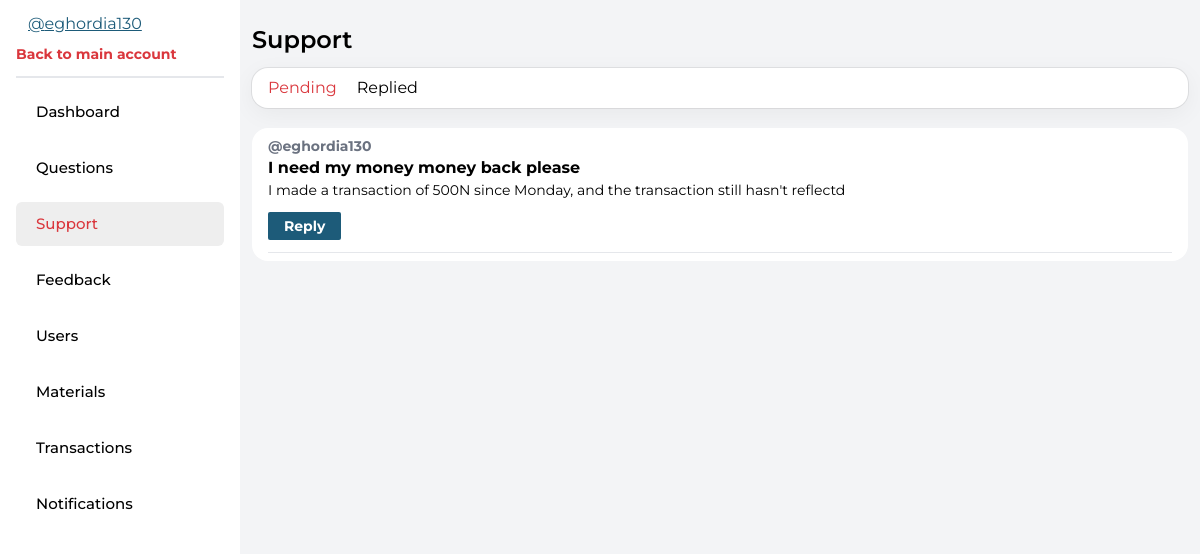
/support (signed in), run on the app's committed database.
### main.py (models this page shows, shortened)
class Users(db.Model, UserMixin):
    id = db.Column(db.Integer, unique=True, primary_key=True)
    username = db.Column(db.String(50), nullable=False)
    acct_plan = db.Column(db.String(50), nullable=False)
    acct_type = db.Column(db.String(50), nullable=False)
    date_joined = db.Column(db.String(50), nullable=False)
    dob = db.Column(db.String(20), nullable=False)
    email = db.Column(db.String(50), nullable=False)
    name = db.Column(db.String(50), nullable=False)
    location = db.Column(db.String(50), nullable=False)
    password = db.Column(db.String(50), nullable=False)

class Support(db.Model):
    __bind_key__ = 'mindspark'
    id = db.Column(db.Integer, unique=True, primary_key=True)
    username = db.Column(db.String(50), nullable=False)
    email = db.Column(db.String(50), nullable=False)
    title = db.Column(db.String(50), nullable=False)
    msg = db.Column(db.String(50), nullable=False)
    type = db.Column(db.String(50), nullable=False)
    status = db.Column(db.String(50), nullable=False)
    response = db.Column(db.String(200), nullable=True)
    reply_date = db.Column(db.String(50), nullable=True)
    reply_user = db.Column(db.String(50), nullable=True)
    def to_dict(self):
        column_dict = {column.name: getattr(self, column.name) for column in self.__table__.columns}
        return column_dict

### main.py (the view)
@app.route('/support')
@login_required
def support():
    all_feedback_file = db.session.execute(db.select(Support).order_by(Support.id)).fetchall()
    all_support = [Support.to_dict(support_feedback[0]) for support_feedback in all_feedback_file]
    return render_template('dashboard/support.html', all_support=all_support)

### main.py (called while the page is built)
@login_manager.user_loader
def load_user(user_id):
    return Users.query.get(user_id)

### templates/dashboard/support.html (shortened to what this page needs)
{% extends 'dashboard/base.html' %}
{% block body %}
<div class="w-full">
  <h2 class="text-2xl font-semibold my-3">Support</h2>
  <div class="flex px-4 gap-5 shadow-4 py-2 rounded-2xl bg-white mb-5">
    <span class="pending-toggle questions-btn text-clifford cursor-pointer"
      >Pending</span
    >
    <span class="approved-toggle questions-btn cursor-pointer">Replied</span>
  </div>
  <div
    class="relative animate__animated animate__fadeInUp bg-white rounded-2xl py-2 px-4"
  >
    {% for support in all_support %} {% if support.type == 'support' %}
    <div
      class="{{support.status}} border-b pb-3"
      id="{{support.status}}-{{support.id}}"
    >
      <span class="block font-bold text-sm text-gray-500"
        >@{{ support.username }}</span
      >
      <span class="block font-bold text">{{ support.title }}</span>
      <span class="block text-sm">{{ support.msg }}</span>
      <button
        type="button"
        class="bg-primaryBlue mt-3 text-white font-bold rounded-sm py-1 px-4 text-sm"
        id="reply-button-1"
      >
        Reply
      </button>
    </div>
    {% endif %} {% endfor %}
  </div>
</div>
{% endblock %} {% set active_page = 'support' %}

### templates/dashboard/base.html (shortened to what this page needs)
<!DOCTYPE html>
<html lang="en">
  <head>
    <link
      rel="stylesheet"
      href="https://cdnjs.cloudflare.com/ajax/libs/line-awesome/1.3.0/line-awesome/css/line-awesome.min.css"
    />
    <script src="https://cdn.tailwindcss.com"></script>
    <link rel="stylesheet" type="text/tailwindcss" href="" />
    <link
      rel="stylesheet"
      href="https://cdnjs.cloudflare.com/ajax/libs/animate.css/4.1.1/animate.min.css"
    />
    <link
      rel="stylesheet"
      href="https://unicons.iconscout.com/release/v4.0.8/css/line.css"
    />
    <link
      rel="stylesheet"
      href="{{ url_for('static', filename='css/main.css') }}"
    />
  </head>
  <body class="bg-gray-100 relative">
    <section>
      <div class="flex">
        <aside class="w-1/5 h-screen bg-white">
          <div class="my-3 mx-4">
            <a
              href="{{ url_for('profile', username=current_user.username) }}"
              class="block px-3 underline text-primaryBlue break-words mb-2"
            >
              @{{ current_user.username }}</a
            >
            <a
              href="{{ url_for('index') }}"
              class="block flex justify-left font-bold text-clifford text-sm"
            >
              <span class="my-auto">Back to main account</span>
            </a>
          </div>
          <ul class="mx-4 border-t-2">
            <li>
              <a
                href="{{ url_for('dashboard') }}"
                class="flex flex-col md:flex-row aside-a rounded-md {% if active_page == 'dashboard' %} active {% endif %} px-3 py-2 mt-3 text-xl md:text-[15px] font-medium"
              >
                <span class="my-auto hidden md:inline-block pl-2"
                  >Dashboard</span
                >
              </a>
            </li>
            <li>
              <a
                href="{{ url_for('questions_page') }}"
                class="flex flex-col md:flex-row aside-a rounded-md {% if active_page == 'questions' %} active {% endif %} px-3 py-2 mt-3 text-xl md:text-[15px] font-medium"
              >
                <span class="hidden md:inline-block my-auto pl-2"
                  >Questions</span
                >
              </a>
            </li>
            <li>
              <a
                href="{{ url_for('support') }}"
                class="flex flex-col md:flex-row aside-a rounded-md {% if active_page == 'support' %} active {% endif %} px-3 py-2 mt-3 text-xl md:text-[15px] font-medium"
              >
                <span class="hidden md:inline-block my-auto pl-2">Support</span>
              </a>
            </li>
            <li>
              <a
                href="{{ url_for('feedback_page') }}"
                class="flex flex-col md:flex-row aside-a rounded-md {% if active_page == 'feedback' %} active {% endif %} px-3 py-2 mt-3 text-xl md:text-[15px] font-medium"
              >
                <span class="hidden md:inline-block my-auto pl-2"
                  >Feedback</span
                ></a
              >
            </li>
            <li>
              <a
                href="{{ url_for('users_page') }}"
                class="flex flex-col md:flex-row aside-a rounded-md {% if active_page == 'users' %} active {% endif %} px-3 py-2 mt-3 text-xl md:text-[15px] font-medium"
              >
                <span class="hidden md:inline-block my-auto pl-2"
                  >Users</span
                ></a
              >
            </li>
            <li>
              <a
                href="{{ url_for('materials') }}"
                class="flex flex-col md:flex-row aside-a rounded-md {% if active_page == 'materials' %} active {% endif %} px-3 py-2 mt-3 text-xl md:text-[15px] font-medium"
              >
                <span class="hidden md:inline-block my-auto pl-2"
                  >Materials</span
                ></a
              >
            </li>
            <li>
              <a
                href="#"
                class="flex flex-col md:flex-row aside-a rounded-md {% if active_page == 'transactions' %} active {% endif %} px-3 py-2 mt-3 text-xl md:text-[15px] font-medium"
              >
                <span class="hidden md:inline-block my-auto pl-2"
                  >Transactions</span
                ></a
              >
            </li>
            <li>
              <a
                href="{{ url_for('notifications') }}"
                class="flex flex-col md:flex-row aside-a rounded-md {% if active_page == 'notifications' %} active {% endif %} px-3 py-2 mt-3 text-xl md:text-[15px] font-medium"
              >
                <span class="hidden md:inline-block my-auto pl-2"
                  >Notifications</span
                ></a
              >
            </li>
          </ul>
        </aside>
        <main class="w-4/5 p-3 flex flex-col md:flex-row gap-5 overflow-hidden">
          {% block body%} {% endblock %}
        </main>
      </div>
    </section>
  </body>
</html>

### static/css/main.css (style rules this page uses)
:root { --animate-duration: 500ms; --animate-delay: 0.9s; }
* { transition: all 0.3s ease-in-out; }
html { scroll-behavior: smooth; }
body { font-family: "Montserrat", sans-serif; }
.aside-a.active { background-color: #eee !important; color: #da373d !important; }
.shadow-4 { box-shadow: rgba(0, 0, 0, 0.05) 0px 6px 24px 0px, rgba(0, 0, 0, 0.08) 0px 0px 0px 1px; }

### data on the page
Users: username "eghordia130"
Support: username "eghordia130", title "I need my money money back please", msg "I made a transaction of 500N since Monday, and the transaction still hasn't reflectd"
